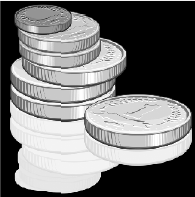
%> input picture 10.png, 195 x 197 px, given in place of 7.png, which was not available
$ octave codigocadena.m   (GNU Octave 9; MATLAB toolbox functions it lacks are replaced by stand-ins)
%> lines starting %> are read from the running program, lines starting %| are printed output that depends on the picture; in (x1, y1, x2, y2) boxes, pixels count from 0 and x2, y2 are one past the last pixel; in counts of white or black regions, pixels touching at a corner belong together; the program's own positions count from 1; pictures that were not available may be replaced by others from this repository, and a replacement may not be noted
### color2gris.m
function [gris] = color2gris(color)
color=double(color);
[f,c,capas]=size(color);
    if capas==3
            for i=1:f
                for j=1:c
                    R=color(i,j,1);
                    G=color(i,j,2);
                    B=color(i,j,3);
                    gris(i,j)=0.299*R+0.587*G+0.114*B;
                end
            end
    else
        disp('la imagen ya está en escala de grises');
        gris=color;
     end
end

### codigocadena.m
%nombre=input('Ingrese el nombre de la imagen con su extensi髇:','s');
p=input('Porcentaje de cambio de resoluci髇 (en decimal) = ');
%> the answer given: 3

%imagen=imread(nombre);
imagen=imread('7.png');
%> imagen is the input picture: size 197x195x3 uint8; min 0, max 255, mean 117.8
gris=color2gris(imagen);
subplot(2,2,1),imshow(gris/255)

imagen=edge(gris,'Sobel',p);
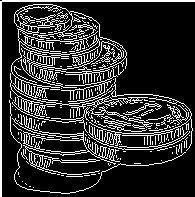
%> imagen: size 197x195 logical; 18.9% white in thin lines or dots
subplot(2,2,2),imshow(imagen)
[i,j]=find(imagen==1);
%> i = 7265 values from 1 to 197; j = 7265 values from 1 to 195
d=length(i);
%> d = 7265
[filas,columnas]=size(imagen);
%> filas = 197; columnas = 195
f=i(1);
%> f = 2
c=j(1);
%> c = 1
cont=1;
str='';
i(1)=[];
j(1)=[];
cont2=0;
while cont<d+1
        if  c+1<=columnas && imagen(f,c+1)==1
            str=strcat(str,'0');
            c=c+1;
            a=find(i==f);
            b=find(j==c);
            for k=1:length(a)
                s=find(b==a(k));
                if length(s)~=0
                   i(a(k))=[];
                   j(a(k))=[];
                break
                end
            end
            cont=cont+1;

        elseif  f+1<=filas && c+1<=columnas && imagen(f+1,c+1)==1
            str=strcat(str,'1');
            f=f+1;
            c=c+1;
            a=find(i==f);
            b=find(j==c);
            for k=1:length(a)
                s=find(b==a(k));
                if length(s)~=0
                   i(a(k))=[];
                   j(a(k))=[];
                break
                end
            end
             cont=cont+1;
        elseif  f+1<=filas && imagen(f+1,c)
            str=strcat(str,'2');
            f=f+1;
            a=find(i==f);
            b=find(j==c);
            for k=1:length(a)
                s=find(b==a(k));
                if length(s)~=0
                   i(a(k))=[];
                   j(a(k))=[];
                break
                end
            end
            cont=cont+1;
        elseif  f+1<=filas && c-1>0 && imagen(f+1,c-1)==1
            str=strcat(str,'3');
            f=f+1;
            c=c-1;
            a=find(i==f);
            b=find(j==c);
            for k=1:length(a)
                s=find(b==a(k));
                if length(s)~=0
                   i(a(k))=[];
                   j(a(k))=[];
                break
                end
            end
            cont=cont+1;
        elseif  c-1>0 && imagen(f,c-1)==1
            str=strcat(str,'4');
            c=c-1;
            a=find(i==f);
            b=find(j==c);
            for k=1:length(a)
                s=find(b==a(k));
                if length(s)~=0
                   i(a(k))=[];
                   j(a(k))=[];
                break
                end
            end
            cont=cont+1;
        elseif  f-1>0 && c-1>0 && imagen(f-1,c-1)
            str=strcat(str,'5');
            f=f-1;
            c=c-1;
            a=find(i==f);
            b=find(j==c);
            for k=1:length(a)
                s=find(b==a(k));
                if length(s)~=0
                   i(a(k))=[];
                   j(a(k))=[];
                break
                end
            end
            cont=cont+1;
        elseif  f-1>0 && imagen(f-1,c)
            str=strcat(str,'6');
            f=f-1;
            a=find(i==f);
            b=find(j==c);
            for k=1:length(a)
                s=find(b==a(k));
                if length(s)~=0
                   i(a(k))=[];
                   j(a(k))=[];
                break
                end
            end
            cont=cont+1;
        elseif  f-1>0 && c+1<=columnas && imagen(f-1,c+1)
            str=strcat(str,'7');
            f=f-1;
            c=c+1;
            a=find(i==f);
            b=find(j==c);
            for k=1:length(a)
                s=find(b==a(k));
                if length(s)~=0
                   i(a(k))=[];
                   j(a(k))=[];
                break
                end
            end
            cont=cont+1;
        else
            str=strcat(str,'');
            resta=f+c;
            suma=i+j;
            dif=abs(suma-resta);
            [dif,pos]=min(dif);
            f=i(pos);
            c=j(pos);
            i(pos)=[];
            j(pos)=[];
            cont=cont+1;
        end
end
%> this loop made 7265 passes
%> (str, b) on passes 2 to 9: ('00', [391; 392]), ('000', [392; 393]), ('0000', [393; 394]), ('00000', [394; 395]), ('000000', [395; 396]), ('0000000', [396; 397]), ('00000000', [397; 398]), ('000000000', [398; 399; 400; 401; 402])
%> str on passes 1, 10, 11, 12, 13, 14: '0', '0000000000', '00000000000', '000000000000', '0000000000000', '00000000000000'
%> after the loop, b = 7069; c = 194; cont = 7266; i = 7070 values, max 197 at index 195, min 1 at index 391, mean 96.16; j = 7070 values from 1 to 195; s = 2
dim = [.01 .1 .98 .4];
annotation('textbox',dim,'String',str)
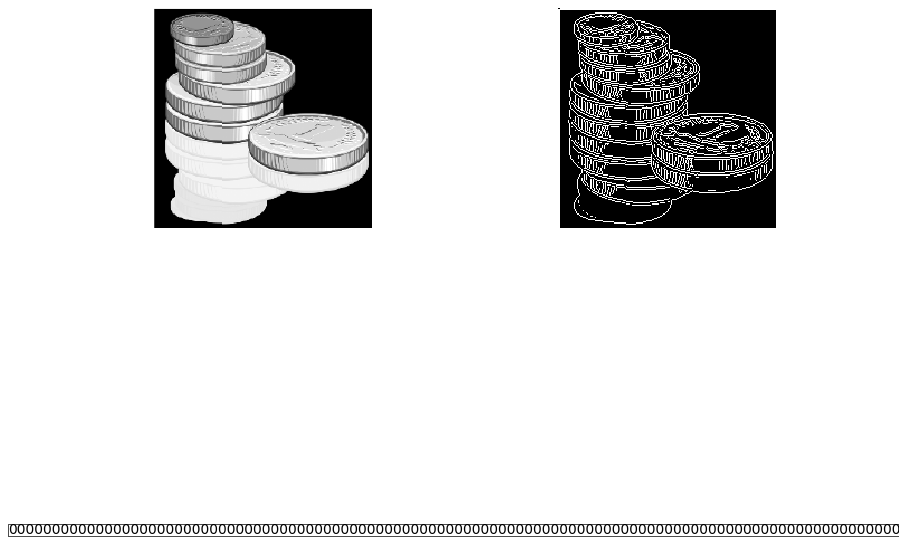
%> figure redrawn from the program's plot data, 3 panels

$ run again, on 12.png
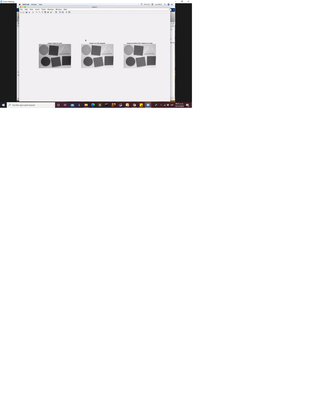
%> input picture 12.png, 317 x 420 px, shrunk from 2256 x 2992 before the run, given in place of 7.png, which was not available
%> imagen is the input picture: size 420x317x3 uint8; mean R, G, B 244.3, 244, 244.2
%> `imagen=edge(gris,'Sobel',p);`:
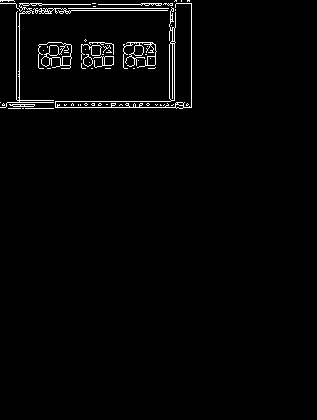
%> imagen: size 420x317 logical; 1.9% white in thin lines or dots, all inside (x1, y1, x2, y2) = (0, 0, 192, 109)
%> `[i,j]=find(imagen==1);`: i = 2553 values from 1 to 109; j = 2553 values from 1 to 192
%> d = 2553
%> `f=i(1);`: f = 1
%> the loop `while cont<d+1` made 2553 passes
%> (str, f, c, a, b) on passes 14 to 17: ('00000000000001', 2, 15, [1; 7; 29; 56; 2267; 2371; 2394; 2419; 2429], [56; 57; 58; 59; 60; 61]), ('000000000000015', 1, 14, [2340; 2369; 2392; 2417; 2423; 2427], [51; 52; 53; 54; 55]), ('0000000000000151', 2, 15, [1; 7; 29; 2266; 2370; 2393; 2418; 2428], [56; 57; 58; 59; 60]), ('00000000000001515', 1, 14, [2340; 2369; 2392; 2417; 2423; 2427], [51; 52; 53; 54; 55])
%> after the loop `while cont<d+1`: a = [2340; 2369; 2392; 2417; 2423; 2427]; b = [51; 52; 53; 54; 55]; c = 14; cont = 2554; f = 1; i = 2538 values, max 109 at index 32, min 1 at index 2340, mean 55.81; j = 2538 values from 1 to 192
%> `annotation('textbox',dim,'String',str)`:
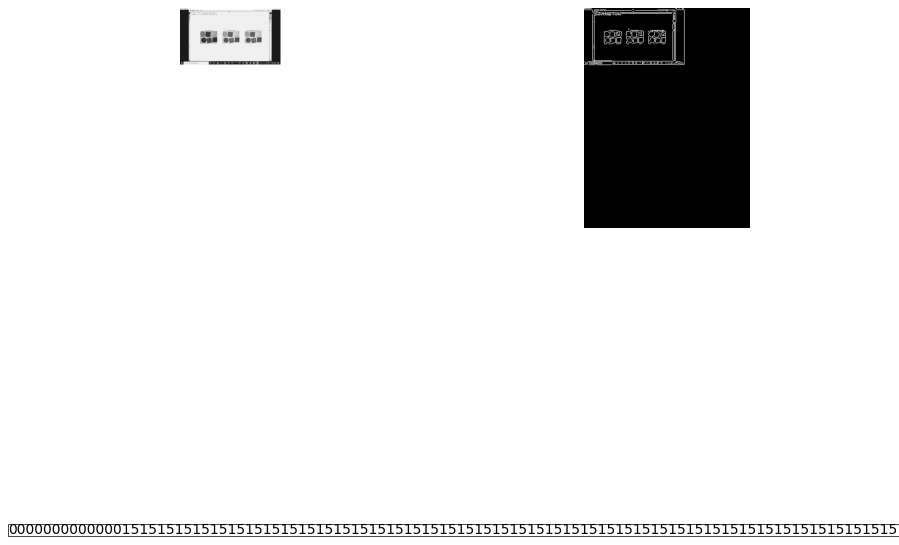
%> figure redrawn from the program's plot data, 3 panels
